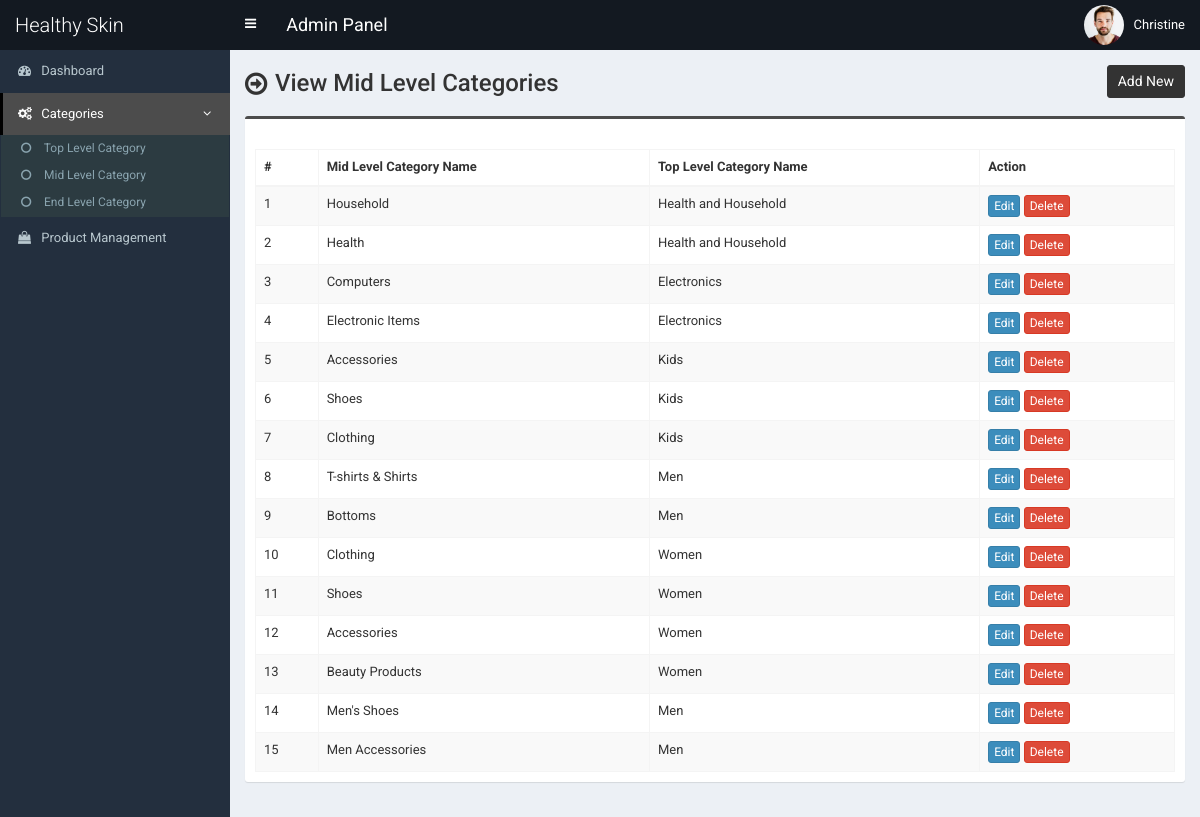
The app's page /admin/mid-category.php (signed in), older data.
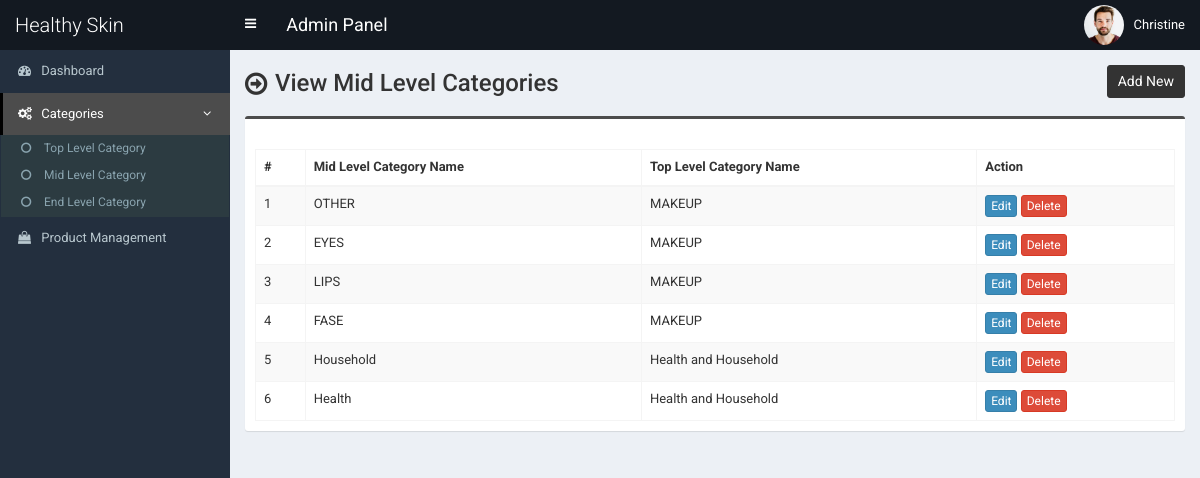
The same page, newer data.
### tables this page shows
CREATE TABLE `tbl_mid_category` (
  `mcat_id` int(11) NOT NULL,
  `mcat_name` varchar(255) NOT NULL,
  `tcat_id` int(11) NOT NULL
);

CREATE TABLE `tbl_top_category` (
  `tcat_id` int(11) NOT NULL,
  `tcat_name` varchar(255) NOT NULL,
  `show_on_menu` int(1) NOT NULL
);

### admin/mid-category.php (the view, shortened to what this page needs)
<?php require_once('header.php'); ?>
<section class="content-header">
	<div class="content-header-left">
		<h1>View Mid Level Categories</h1>
	</div>
	<div class="content-header-right">
		<a href="mid-category-add.php" class="btn btn-primary btn-sm">Add New</a>
	</div>
</section>
<section class="content">
  <div class="row">
    <div class="col-md-12">
      <div class="box box-info">
        <div class="box-body table-responsive">
          <table id="example1" class="table table-bordered table-hover table-striped">
			<thead>
			    <tr>
			        <th>#</th>
			        <th>Mid Level Category Name</th>
                    <th>Top Level Category Name</th>
			        <th>Action</th>
			    </tr>
			</thead>
            <tbody>
            	<?php
            	$i=0;
            	$statement = $pdo->prepare("SELECT *
                                    FROM tbl_mid_category t1
                                    JOIN tbl_top_category t2
                                    ON t1.tcat_id = t2.tcat_id
                                    ORDER BY t1.mcat_id DESC");
            	$statement->execute();
            	$result = $statement->fetchAll(PDO::FETCH_ASSOC);
            	foreach ($result as $row) {
            		$i++;
            		?>
					<tr>
	                    <td><?php echo $i; ?></td>
	                    <td><?php echo $row['mcat_name']; ?></td>
                        <td><?php echo $row['tcat_name']; ?></td>
	                    <td>
	                        <a href="mid-category-edit.php?id=<?php echo $row['mcat_id']; ?>" class=" mb-10 btn btn-primary btn-xs">Edit</a>
	                        <a href="#" class="btn btn-danger btn-xs" data-href="mid-category-delete.php?id=<?php echo $row['mcat_id']; ?>" data-toggle="modal" data-target="#confirm-delete">Delete</a>
	                    </td>
	                </tr>
            		<?php
            	}
            	?>
            </tbody>
          </table>
        </div>
      </div>
</section>
<?php require_once('footer.php'); ?>

Row changes from the older to the newer data that the page shows:
removed tbl_mid_category: mcat_name "Computers", tcat.tcat_name "Electronics"
removed tbl_mid_category: mcat_name "Electronic Items", tcat.tcat_name "Electronics"
removed tbl_mid_category: mcat_name "Accessories", tcat.tcat_name "Kids"
removed tbl_mid_category: mcat_name "Shoes", tcat.tcat_name "Kids"
removed tbl_mid_category: mcat_name "Clothing", tcat.tcat_name "Kids"
removed tbl_mid_category: mcat_name "T-shirts & Shirts", tcat.tcat_name "Men"
removed tbl_mid_category: mcat_name "Bottoms", tcat.tcat_name "Men"
removed tbl_mid_category: mcat_name "Clothing", tcat.tcat_name "Women"
removed tbl_mid_category: mcat_name "Shoes", tcat.tcat_name "Women"
removed tbl_mid_category: mcat_name "Accessories", tcat.tcat_name "Women"
removed tbl_mid_category: mcat_name "Beauty Products", tcat.tcat_name "Women"
removed tbl_mid_category: mcat_name "Men's Shoes", tcat.tcat_name "Men"
removed tbl_mid_category: mcat_name "Men Accessories", tcat.tcat_name "Men"
added tbl_mid_category: mcat_name "OTHER", tcat.tcat_name "MAKEUP"
added tbl_mid_category: mcat_name "EYES", tcat.tcat_name "MAKEUP"
added tbl_mid_category: mcat_name "LIPS", tcat.tcat_name "MAKEUP"
added tbl_mid_category: mcat_name "FASE", tcat.tcat_name "MAKEUP"
